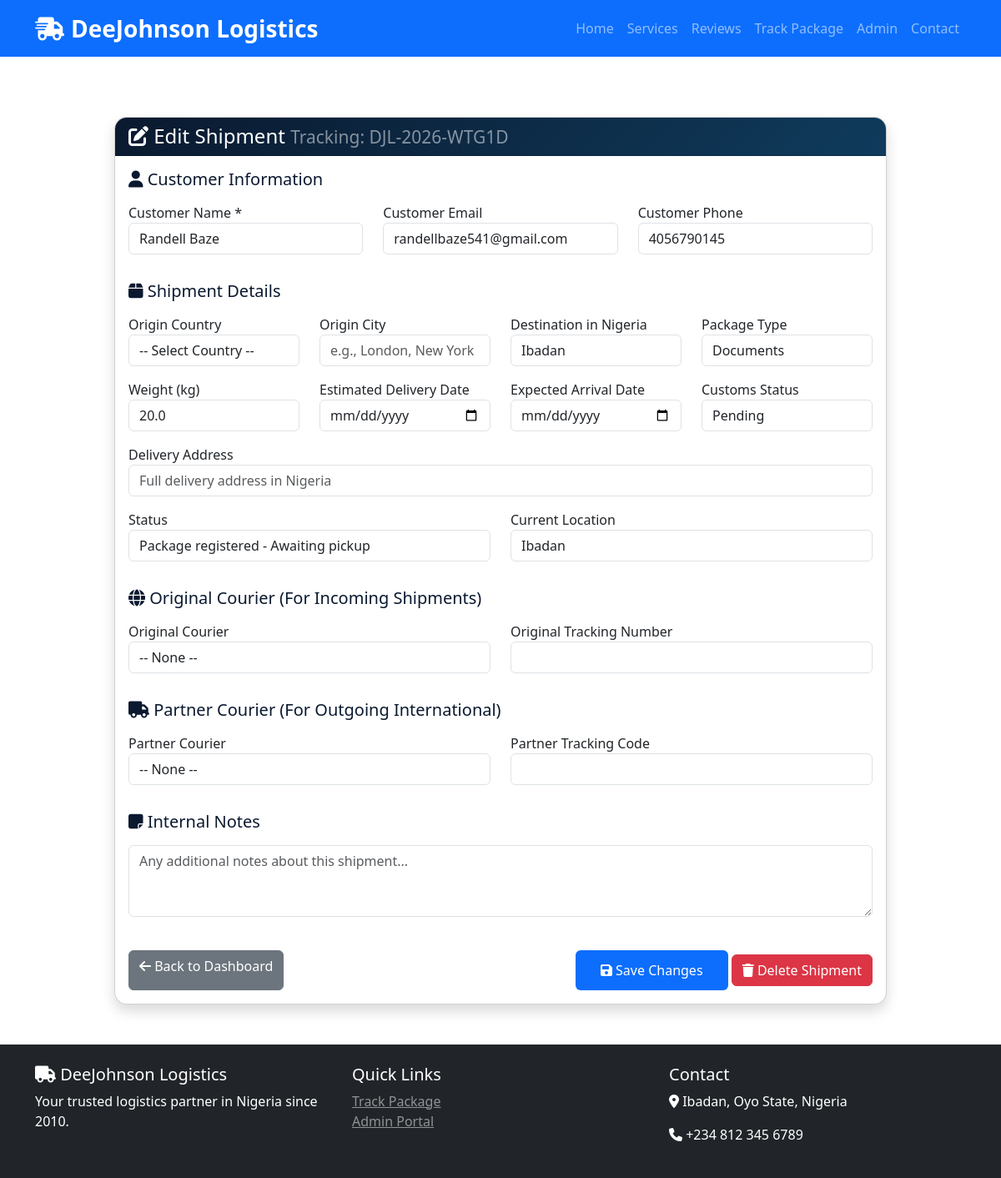
/admin/shipment/edit/2 (signed in), run on the app's committed database.
### app.py (models this page shows)
class Shipment(db.Model):
    id = db.Column(db.Integer, primary_key=True)
    tracking_code = db.Column(db.String(20), unique=True, nullable=False)
    customer_name = db.Column(db.String(100))
    customer_email = db.Column(db.String(100))
    customer_phone = db.Column(db.String(20))
    origin = db.Column(db.String(100))
    destination = db.Column(db.String(100))
    package_type = db.Column(db.String(50))
    package_weight = db.Column(db.Float, default=0)
    estimated_delivery = db.Column(db.String(100))
    status = db.Column(db.String(200))
    current_location = db.Column(db.String(100))
    last_update = db.Column(db.DateTime, default=datetime.utcnow)
    partner_courier = db.Column(db.String(50))
    partner_tracking = db.Column(db.String(50))
    notes = db.Column(db.Text)
    notification_sent = db.Column(db.Boolean, default=False)
    shipment_direction = db.Column(db.String(20), default='outgoing')  # 'incoming' or 'outgoing'
    origin_country = db.Column(db.String(50))  # UK, USA, Canada, China, etc.
    origin_city = db.Column(db.String(100))
    partner_courier_original = db.Column(db.String(50))  # Original courier before handover
    partner_tracking_original = db.Column(db.String(50))
    expected_arrival_date = db.Column(db.String(100))
    customs_status = db.Column(db.String(50), default='pending')  # pending, cleared, held
    delivery_address = db.Column(db.String(200))

### app.py (the view, shortened to what this page needs)
@app.route('/admin/shipment/edit/<int:shipment_id>', methods=['GET', 'POST'])
@login_required
def admin_edit_shipment(shipment_id):
    shipment = Shipment.query.get_or_404(shipment_id)
    return render_template('admin_edit_shipment.html', shipment=shipment)

### app.py (called while the page is built)
def login_required(f):
    @wraps(f)
    def decorated_function(*args, **kwargs):
        if 'admin_logged_in' not in session:
            flash('Please login to access the admin panel', 'warning')
            return redirect(url_for('admin_login'))
        return f(*args, **kwargs)
    return decorated_function

### templates/admin_edit_shipment.html (shortened to what this page needs)
{% extends "base.html" %}
{% block content %}
<div class="container mt-5 pt-4">
    <div class="row justify-content-center">
        <div class="col-lg-10">
            <div class="card shadow">
                <div class="card-header" style="background: linear-gradient(135deg, #0A192F, #0F3B5C); color: white;">
                    <h4 class="mb-0">
                        <i class="fas fa-edit"></i> Edit Shipment
                        <small class="text-white-50">Tracking: {{ shipment.tracking_code }}</small>
                    </h4>
                </div>
                <div class="card-body">
                    <form method="POST">
                        <div class="row">
                            <div class="col-12">
                                <h5 class="mb-3" style="color: #0A192F;">
                                    <i class="fas fa-user"></i> Customer Information
                                </h5>
                            </div>
                            <div class="col-md-4 mb-3">
                                <label>Customer Name *</label>
                                <input type="text" name="customer_name" class="form-control" value="{{ shipment.customer_name }}" required>
                            </div>
                            <div class="col-md-4 mb-3">
                                <label>Customer Email</label>
                                <input type="email" name="customer_email" class="form-control" value="{{ shipment.customer_email or '' }}">
                            </div>
                            <div class="col-md-4 mb-3">
                                <label>Customer Phone</label>
                                <input type="text" name="customer_phone" class="form-control" value="{{ shipment.customer_phone or '' }}">
                            </div>
                            <div class="col-12 mt-3">
                                <h5 class="mb-3" style="color: #0A192F;">
                                    <i class="fas fa-box"></i> Shipment Details
                                </h5>
                            </div>
                            <div class="col-md-3 mb-3">
                                <label>Origin Country</label>
                                <select name="origin_country" class="form-control">
                                    <option value="">-- Select Country --</option>
                                </select>
                            </div>
                            <div class="col-md-3 mb-3">
                                <label>Origin City</label>
                                <input type="text" name="origin_city" class="form-control" value="{{ shipment.origin_city or '' }}" placeholder="e.g., London, New York">
                            </div>
                            <div class="col-md-3 mb-3">
                                <label>Destination in Nigeria</label>
                                <input type="text" name="destination" class="form-control" value="{{ shipment.destination or '' }}" placeholder="e.g., Lagos, Ibadan">
                            </div>
                            <div class="col-md-3 mb-3">
                                <label>Package Type</label>
                                <select name="package_type" class="form-control">
                                    <option {% if shipment.package_type == 'Documents' %}selected{% endif %}>Documents</option>
                                </select>
                            </div>
                            <div class="col-md-3 mb-3">
                                <label>Weight (kg)</label>
                                <input type="number" name="package_weight" class="form-control" step="0.1" value="{{ shipment.package_weight }}">
                            </div>
                            <div class="col-md-3 mb-3">
                                <label>Estimated Delivery Date</label>
                                <input type="date" name="estimated_delivery" class="form-control" value="{{ shipment.estimated_delivery }}">
                            </div>
                            <div class="col-md-3 mb-3">
                                <label>Expected Arrival Date</label>
                                <input type="date" name="expected_arrival_date" class="form-control" value="{{ shipment.expected_arrival_date or '' }}">
                            </div>
                            <div class="col-md-3 mb-3">
                                <label>Customs Status</label>
                                <select name="customs_status" class="form-control">
                                    <option value="pending" {% if shipment.customs_status == 'pending' %}selected{% endif %}>Pending</option>
                                </select>
                            </div>
                            <div class="col-md-12 mb-3">
                                <label>Delivery Address</label>
                                <input type="text" name="delivery_address" class="form-control" value="{{ shipment.delivery_address or '' }}" placeholder="Full delivery address in Nigeria">
                            </div>
                            <div class="col-md-6 mb-3">
                                <label>Status</label>
                                <select name="status" class="form-control" required>
                                    <option value="Package registered - Awaiting pickup" {% if shipment.status == 'Package registered - Awaiting pickup' %}selected{% endif %}>Package registered - Awaiting pickup</option>
                                </select>
                            </div>
                            <div class="col-md-6 mb-3">
                                <label>Current Location</label>
                                <input type="text" name="current_location" class="form-control" value="{{ shipment.current_location or '' }}">
                            </div>
                            <div class="col-12 mt-3">
                                <h5 class="mb-3" style="color: #0A192F;">
                                    <i class="fas fa-globe"></i> Original Courier (For Incoming Shipments)
                                </h5>
                            </div>
                            <div class="col-md-6 mb-3">
                                <label>Original Courier</label>
                                <select name="partner_courier_original" class="form-control">
                                    <option value="">-- None --</option>
                                </select>
                            </div>
                            <div class="col-md-6 mb-3">
                                <label>Original Tracking Number</label>
                                <input type="text" name="partner_tracking_original" class="form-control" value="{{ shipment.partner_tracking_original or '' }}">
                            </div>
                            <div class="col-12 mt-3">
                                <h5 class="mb-3" style="color: #0A192F;">
                                    <i class="fas fa-truck"></i> Partner Courier (For Outgoing International)
                                </h5>
                            </div>
                            <div class="col-md-6 mb-3">
                                <label>Partner Courier</label>
                                <select name="partner_courier" class="form-control">
                                    <option value="">-- None --</option>
                                </select>
                            </div>
                            <div class="col-md-6 mb-3">
                                <label>Partner Tracking Code</label>
                                <input type="text" name="partner_tracking" class="form-control" value="{{ shipment.partner_tracking or '' }}">
                            </div>
                            <div class="col-12 mt-3">
                                <h5 class="mb-3" style="color: #0A192F;">
                                    <i class="fas fa-sticky-note"></i> Internal Notes
                                </h5>
                            </div>
                            <div class="col-12 mb-3">
                                <textarea name="notes" rows="3" class="form-control" placeholder="Any additional notes about this shipment...">{{ shipment.notes or '' }}</textarea>
                            </div>
                        </div>
                        <div class="d-flex justify-content-between mt-4">
                            <a href="{{ url_for('admin') }}" class="btn btn-secondary">
                                <i class="fas fa-arrow-left"></i> Back to Dashboard
                            </a>
                            <div>
                                <button type="submit" class="btn btn-primary">
                                    <i class="fas fa-save"></i> Save Changes
                                </button>
                                <button type="button" class="btn btn-danger" onclick="confirmDelete()">
                                    <i class="fas fa-trash"></i> Delete Shipment
                                </button>
                            </div>
                        </div>
                    </form>
                </div>
            </div>
        </div>
    </div>
</div>
{% endblock %}

### templates/base.html (shortened to what this page needs)
<!DOCTYPE html>
<html lang="en">
<head>
    <link href="https://cdn.jsdelivr.net/npm/bootstrap@5.3.0/dist/css/bootstrap.min.css" rel="stylesheet">
    <link rel="stylesheet" href="https://cdnjs.cloudflare.com/ajax/libs/font-awesome/6.4.0/css/all.min.css">
    <link rel="stylesheet" href="{{ url_for('static', filename='css/style.css') }}">
</head>
<body>
    <nav class="navbar navbar-expand-lg navbar-dark bg-primary sticky-top">
        <div class="container">
            <a class="navbar-brand fw-bold fs-3" href="/">
                <i class="fas fa-shipping-fast me-2"></i>DeeJohnson Logistics
            </a>
            <div class="collapse navbar-collapse" id="navbarNav">
                <ul class="navbar-nav ms-auto">
                    <li class="nav-item"><a class="nav-link" href="/">Home</a></li>
                    <li class="nav-item"><a class="nav-link" href="/#services">Services</a></li>
                    <li class="nav-item"><a class="nav-link" href="/#reviews">Reviews</a></li>
                    <li class="nav-item"><a class="nav-link" href="/track">Track Package</a></li>
                    <li class="nav-item"><a class="nav-link" href="/admin">Admin</a></li>
                    <li class="nav-item"><a class="nav-link" href="/#contact">Contact</a></li>
                </ul>
            </div>
        </div>
    </nav>
    {% block content %}{% endblock %}
    <footer class="bg-dark text-white py-4 mt-5">
        <div class="container">
            <div class="row">
                <div class="col-md-4">
                    <h5><i class="fas fa-truck"></i> DeeJohnson Logistics</h5>
                    <p>Your trusted logistics partner in Nigeria since 2010.</p>
                </div>
                <div class="col-md-4">
                    <h5>Quick Links</h5>
                    <ul class="list-unstyled">
                        <li><a href="/track" class="text-white-50">Track Package</a></li>
                        <li><a href="/admin" class="text-white-50">Admin Portal</a></li>
                    </ul>
                </div>
                <div class="col-md-4">
                    <h5>Contact</h5>
                    <p><i class="fas fa-map-marker-alt"></i> Ibadan, Oyo State, Nigeria</p>
                    <p><i class="fas fa-phone"></i> +234 812 345 6789</p>
                </div>
            </div>
        </div>
    </footer>
</body>
</html>

### static/css/style.css (style rules this page uses)
:root { --primary-blue: #0d6efd; --dark-blue: #0a58ca; }
body { font-family: 'Segoe UI', Tahoma, Geneva, Verdana, sans-serif; }
.navbar-brand { font-weight: 700; font-size: 1.5rem; }
.btn-primary { background-color: var(--primary-blue); border: none; padding: 12px 30px; }
.card { border-radius: 15px; overflow: hidden; }
.card { transition: transform 0.3s; }

### data on the page
Shipment: tracking_code "DJL-2026-WTG1D", customer_name "Randell Baze", customer_email "randellbaze541@gmail.com", customer_phone "4056790145", destination "Ibadan", package_type "Documents", package_weight "20.0", customs_status "Pending", status "Package registered - Awaiting pickup", current_location "Ibadan"
